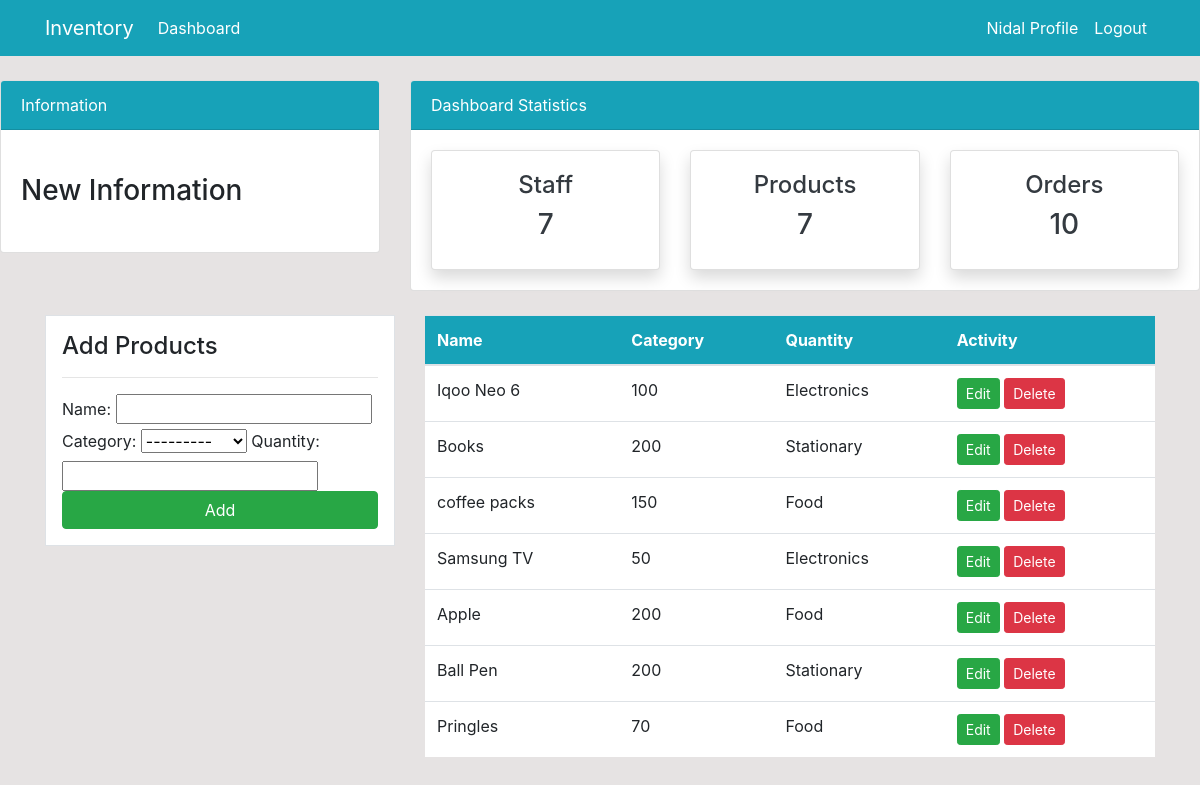
Page /product/ (signed in) on the committed database.
### dashboard/models.py (models this page shows, shortened)
class Product(models.Model):
    name = models.CharField(max_length=100, null=True)
    quantity = models.PositiveIntegerField(null=True)
    category = models.CharField(max_length=50, choices=CATEGORY, null=True)

### dashboard/views.py (the view)
# urls.py: path('product/', views.product, name='dashboard-product'),
@login_required(login_url='user-login')
def product(request):
    items = Product.objects.all()
    product_count = items.count()
    workers_count = User.objects.all().count()
    orders_count = Order.objects.all().count()
    if request.method == 'POST':
        form = ProductForm(request.POST)
        if form.is_valid():
            form.save()
            product_name = form.cleaned_data.get('name')
            messages.success(request, f'{product_name} has been added')
            return redirect('dashboard-product')
    else:
        form = ProductForm()
    context = {
        'items': items,
        'form': form,
        'workers_count': workers_count,
        'orders_count': orders_count,
        'product_count': product_count
    }
    return render(request, 'dashboard/product.html',context)

### dashboard/forms.py
class ProductForm(forms.ModelForm):
    class Meta:
        model = Product
        fields = ['name', 'category', 'quantity']

### templates/dashboard/product.html (shortened to what this page needs)
{% extends 'partials/base.html' %}
{% load crispy_forms_tags %}
{% block content %}
{% include 'partials/topnav.html' %}
<div class="container">
    <div class="row my-4">
        <div class="col-md-4">
            <div class="border bg-white p-3">
                <h4>Add Products</h4>
            <hr>
            <form method="POST">
                {{ form }}
                <input class="btn btn-success btn-block" type="submit" value="Add">
            </form>
        </div>
    </div>
    <div class="col-md-8">
        <table class="table bg-white">
            <thead class="bg-info text-white">
                <tr>
                    <th scope="col">Name</th>
                    <th scope="col">Category</th>
                    <th scope="col">Quantity</th>
                    <th scope="col">Activity</th>
                </tr>
            </thead>
            <tbody>
                {% for items in items %}
                <tr>
                    <td>{{ items.name }}</td>
                    <td>{{ items.quantity }}</td>
                    <td>{{ items.category }}</td>
                    <td>
                        <a class="btn btn-success btn-sm" href="{% url 'dashboard-product-update' items.id %}">Edit</a>
                        <a class="btn btn-danger btn-sm" href="{% url 'dashboard-product-delete' items.id %}">Delete</a>
                    </td>
                </tr>
                {% endfor %}
            </tbody>
        </table>
    </div>
</div>
{% endblock %}

### templates/partials/base.html (shortened to what this page needs)
{% load static %}
<!doctype html>
<html lang="en">
  <head>
    <link rel="stylesheet" href="https://stackpath.bootstrapcdn.com/bootstrap/4.3.1/css/bootstrap.min.css">
    <link rel="stylesheet" href="{% static '/inventory/static/style.css' %}">
  </head>
  <body>
    {% include 'partials/nav.html' %}
{% block content %}
{% endblock %}
  </body>
</html>

### templates/partials/nav.html (shortened to what this page needs)
<nav class="navbar navbar-expand-lg navbar-info bg-info">
    <div class="container">
        {% if user.is_authenticated %}
        <a class="navbar-brand text-white" href="{% url 'dashboard-index' %}">Inventory</a>
        <div class="collapse navbar-collapse" id="navbarSupportedContent">
            <ul class="navbar-nav mr-auto">
                <li class="nav-item active">
                    <a class="nav-link text-white" href="{% url 'dashboard-index' %}">Dashboard </a>
                </li>
            </ul>
            <ul class="navbar-nav ml-auto">
                <li class="nav-item active">
                    <a class="nav-link text-white" href="{% url 'user-profile' %}">{{ user.username }} Profile
                        <span class="sr-only">(current)</span></a>
                </li>
                <li class="nav-item">
                    <a class="nav-link text-white" href="{% url 'user-logout' %}">Logout</a>
                </li>
            </ul>
            {% endif %}
        </div>
    </div>
</nav>

### templates/partials/topnav.html (shortened to what this page needs)
<div class="row">
    <div class="col-md-4 mt-4">
        <div class="card">
            <div class="card-header bg-info text-white">
                Information
            </div>
            <div class="card-body">
                <marquee behavior="" direction="">
                    <h3 class="my-4">New Information</h3>
                </marquee>
            </div>
        </div>
    </div>
    <div class="col-md-8 mt-4">
        <div class="card">
            <div class="card-header bg-info text-white">
                Dashboard Statistics
            </div>
            <div class="card-body">
                <div class="row">
                    <div class="col-md-4">
                        <a class="text-decoration-none text-dark" href="{% url 'dashboard-staff' %}">
                            <div class="card my-card shadow">
                                <div class="card-body text-center">
                                    <h4>Staff </h4>
                                    <h3>{{ workers_count }}</h3>
                                </div>
                            </div>
                        </a>
                    </div>
                    <div class="col-md-4">
                        <a class="text-decoration-none text-dark" href="{% url 'dashboard-product' %}">
                            <div class="card my-card shadow">
                                <div class="card-body text-center">
                                    <h4>Products </h4>
                                    <h3>{{ product_count }}</h3>
                                </div>
                            </div>
                        </a>
                    </div>
                    <div class="col-md-4">
                        <a class="text-decoration-none text-dark" href="{% url 'dashboard-order' %}">
                            <div class="card my-card shadow">
                                <div class="card-body text-center">
                                    <h4>Orders </h4>
                                    <h3>{{ orders_count }}</h3>
                                </div>
                            </div>
                        </a>
                    </div>
                </div>
            </div>
        </div>
    </div>
</div>

### static/style.css (style rules this page uses)
body { background: rgb(230, 227, 227); }

### rows in the picture
Product: name "Iqoo Neo 6", quantity "100", category "Electronics"
Product: name "Books", quantity "200", category "Stationary"
Product: name "coffee packs", quantity "150", category "Food"
Product: name "Samsung TV", quantity "50", category "Electronics"
Product: name "Apple", quantity "200", category "Food"
Product: name "Ball Pen", quantity "200", category "Stationary"
Product: name "Pringles", quantity "70", category "Food"

### other values in the picture
{{ user.username }} "Nidal"
{{ workers_count }} "7"
{{ product_count }} "7"
{{ orders_count }} "10"
